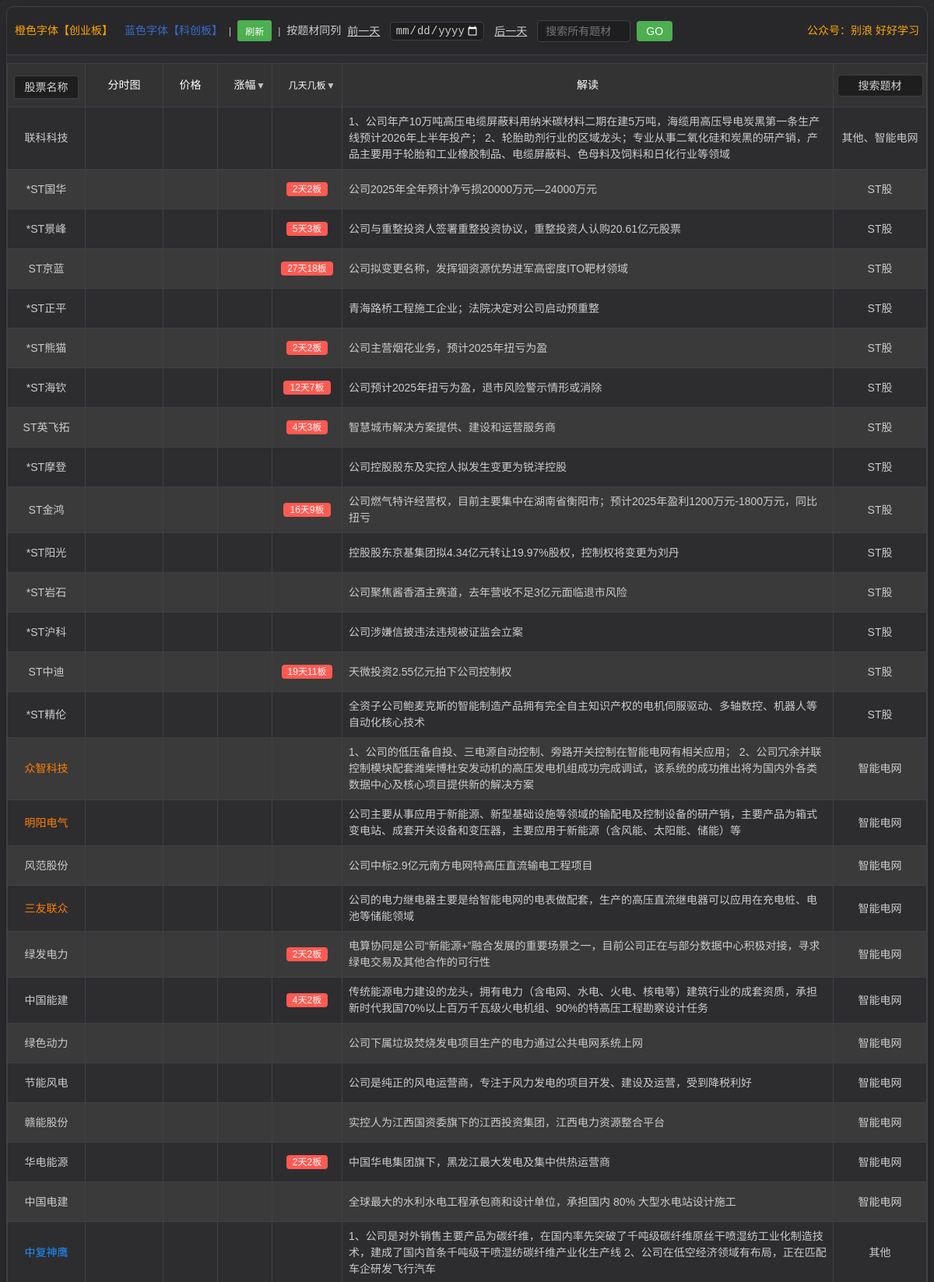
The page / (upper part) on the database its author committed.
### tables this page shows
CREATE TABLE stock_20260311 (
            id INTEGER PRIMARY KEY AUTOINCREMENT,
            code TEXT NOT NULL,
            name TEXT NOT NULL,
            description TEXT,
            plates TEXT,
            m_days_n_boards TEXT,
            date TEXT NOT NULL,
            price REAL DEFAULT 0,
            change_percentage REAL DEFAULT 0,
            amount REAL DEFAULT 0,
            value REAL DEFAULT 0
        );

### app.py (the view)
@app.route('/')
def index():
    latest_data = db.get_latest_day_data()
    message = session.pop('message', None)
    return render_template('index.html', stocks=latest_data, search_mode=False, message=message)

### templates/index.html (shortened to what this page needs)
<!DOCTYPE html>
<html lang="zh-CN">
<head>
    <link rel="stylesheet" href="/static/css/styles.css">
</head>
<body>
    <div class="container">
        <div class="table-container">
            <div class="header-container">
                <div class="date-selector">
                    <span class="market-label">
                        <span style="color: orange;">橙色字体【创业板】</span> <span style="color: rgba(60, 127, 250, 0.781);">蓝色字体【科创板】</span>
                    </span>
                    <span style="color: var(--text-color);"> | </span>
                    <button onclick="location.reload()" class="refresh-button" title="刷新页面">
                    刷新
                </button>
                    <span style="color: var(--text-color);"> | </span>
                    <a href="/zqtc_tdx" style="color: var(--text-color); text-decoration: none; font-size: 14px;">按题材同列</a>
                    <a href="javascript:void(0)" onclick="changeDate(-1)" style="color: var(--text-color); text-decoration: underline; font-size: 14px; margin-right: 5px; display: inline-block; line-height: 24px;">前一天</a>
                    <input type="date" id="dateFilter" placeholder="选择日期" onchange="filterByDate(this.value)" class="filter-input" style="margin: 0; padding: 2px 5px; display: inline-block; width: auto; max-width: 130px; vertical-align: middle;">
                    <a href="javascript:void(0)" onclick="changeDate(1)" style="color: var(--text-color); text-decoration: underline; font-size: 14px; margin-left: 5px; display: inline-block; line-height: 24px;">后一天</a>
                    <div class="plate-search-container-inline">
                        <input type="text" id="plateSearchInput" placeholder="搜索所有题材" class="plate-search-input-inline">
                        <button onclick="searchPlate()" class="plate-search-button-inline">GO</button>
                    </div>
                    <div style="margin-left: auto; color: orange !important; font-size: 14px;">
                        公众号：别浪 好好学习
                    </div>
                </div>
            </div>
            <table>
                <thead>
                    <tr>
                        <th width="120px">
                            <div class="search-wrapper">
                                <input
                                    type="text"
                                    id="searchInput"
                                    placeholder="股票名称"
                                    class="search-input"
                                    oninput="showSuggestions(this.value)"
                                >
                            </div>
                        </th>
                        <th>分时图</th>
                        <th>价格</th>
                        <th class="sortable" onclick="sortByChangePercentage()">涨幅</th>
                        <th class="sortable" onclick="sortByDaysBoards()">几天几板</th>
                        <th>解读</th>
                        <th class="plate-column" style="width: 120px !important; min-width: 120px !important; max-width: 120px !important; padding: 4px !important;">
                            <input type="text" id="plateFilter" placeholder="搜索题材" oninput="filterByPlate(this.value)" class="filter-input">
                        </th>
                    </tr>
                </thead>
                <tbody id="stockTableBody">
                    {% if stocks %}
                        {% for stock in stocks %}
                            <tr onclick="linkToTongDaXin('{{ stock.code_part }}')" style="cursor: pointer;">
                                <td class="stock-name-link{% if stock.code_part.startswith('688') %} blue-text{% elif stock.code_part.startswith('3') or stock.code_part.startswith('68') %} orange-text{% endif %}">{{ stock.name }}</td>
                                <td><div class="time-chart" data-code="{{ stock.code_part }}"></div></td>
                                <td class="price"></td>
                                <td class="change-percentage"></td>
                                <td>{% if stock.m_days_n_boards %}
                                    <span class="days-boards-tag">{{ stock.m_days_n_boards }}</span>
                                {% else %}{{ stock.m_days_n_boards }}{% endif %}</td>
                                <td>{{ stock.description }}</td>
                                <td class="plate-column">{{ stock.plates }}</td>
                            </tr>
                        {% endfor %}
                    {% else %}
                        <tr>
                            <td colspan="11" class="no-data">暂无股票数据，请点击"抓取股票数据"按钮获取数据</td>
                        </tr>
                    {% endif %}
                </tbody>
            </table>
        </div>
    </div>
</body>
</html>

### rows shown on the page
stock_20260311: name "联科科技", description "1、公司年产10万吨高压电缆屏蔽料用纳米碳材料二期在建5万吨，海缆用高压导电炭黑第一条生产线预计2026年上半年投产； 2、轮胎助剂行业的区域龙头；专业从事二氧化硅和炭黑的研产销，产品主要用于轮胎和工业橡胶制品、电缆屏蔽料、色母料及饲料和日化行业等领域", plates "其他、智能电网"
stock_20260311: name "*ST国华", m_days_n_boards "2天2板", description "公司2025年全年预计净亏损20000万元—24000万元", plates "ST股"
stock_20260311: name "*ST景峰", m_days_n_boards "5天3板", description "公司与重整投资人签署重整投资协议，重整投资人认购20.61亿元股票", plates "ST股"
stock_20260311: name "ST京蓝", m_days_n_boards "27天18板", description "公司拟变更名称，发挥铟资源优势进军高密度ITO靶材领域", plates "ST股"
stock_20260311: name "*ST正平", description "青海路桥工程施工企业；法院决定对公司启动预重整", plates "ST股"
stock_20260311: name "*ST熊猫", m_days_n_boards "2天2板", description "公司主营烟花业务，预计2025年扭亏为盈", plates "ST股"
stock_20260311: name "*ST海钦", m_days_n_boards "12天7板", description "公司预计2025年扭亏为盈，退市风险警示情形或消除", plates "ST股"
stock_20260311: name "ST英飞拓", m_days_n_boards "4天3板", description "智慧城市解决方案提供、建设和运营服务商", plates "ST股"
stock_20260311: name "*ST摩登", description "公司控股股东及实控人拟发生变更为锐洋控股", plates "ST股"
stock_20260311: name "ST金鸿", m_days_n_boards "16天9板", description "公司燃气特许经营权，目前主要集中在湖南省衡阳市；预计2025年盈利1200万元-1800万元，同比扭亏", plates "ST股"
stock_20260311: name "*ST阳光", description "控股股东京基集团拟4.34亿元转让19.97%股权，控制权将变更为刘丹", plates "ST股"
stock_20260311: name "*ST岩石", description "公司聚焦酱香酒主赛道，去年营收不足3亿元面临退市风险", plates "ST股"
stock_20260311: name "*ST沪科", description "公司涉嫌信披违法违规被证监会立案", plates "ST股"
stock_20260311: name "ST中迪", m_days_n_boards "19天11板", description "天微投资2.55亿元拍下公司控制权", plates "ST股"
stock_20260311: name "*ST精伦", description "全资子公司鲍麦克斯的智能制造产品拥有完全自主知识产权的电机伺服驱动、多轴数控、机器人等自动化核心技术", plates "ST股"
stock_20260311: name "众智科技", description "1、公司的低压备自投、三电源自动控制、旁路开关控制在智能电网有相关应用； 2、公司冗余并联控制模块配套潍柴博杜安发动机的高压发电机组成功完成调试，该系统的成功推出将为国内外各类数据中心及核心项目提供新的解决方案", plates "智能电网"
stock_20260311: name "明阳电气", description "公司主要从事应用于新能源、新型基础设施等领域的输配电及控制设备的研产销，主要产品为箱式变电站、成套开关设备和变压器，主要应用于新能源（含风能、太阳能、储能）等", plates "智能电网"
stock_20260311: name "风范股份", description "公司中标2.9亿元南方电网特高压直流输电工程项目", plates "智能电网"
stock_20260311: name "三友联众", description "公司的电力继电器主要是给智能电网的电表做配套，生产的高压直流继电器可以应用在充电桩、电池等储能领域", plates "智能电网"
stock_20260311: name "绿发电力", m_days_n_boards "2天2板", description "电算协同是公司“新能源+”融合发展的重要场景之一，目前公司正在与部分数据中心积极对接，寻求绿电交易及其他合作的可行性", plates "智能电网"
stock_20260311: name "中国能建", m_days_n_boards "4天2板", description "传统能源电力建设的龙头，拥有电力（含电网、水电、火电、核电等）建筑行业的成套资质，承担新时代我国70%以上百万千瓦级火电机组、90%的特高压工程勘察设计任务", plates "智能电网"
stock_20260311: name "绿色动力", description "公司下属垃圾焚烧发电项目生产的电力通过公共电网系统上网", plates "智能电网"
stock_20260311: name "节能风电", description "公司是纯正的风电运营商，专注于风力发电的项目开发、建设及运营，受到降税利好", plates "智能电网"
stock_20260311: name "赣能股份", description "实控人为江西国资委旗下的江西投资集团，江西电力资源整合平台", plates "智能电网"
stock_20260311: name "华电能源", m_days_n_boards "2天2板", description "中国华电集团旗下，黑龙江最大发电及集中供热运营商", plates "智能电网"
stock_20260311: name "中国电建", description "全球最大的水利水电工程承包商和设计单位，承担国内 80% 大型水电站设计施工", plates "智能电网"
stock_20260311: name "中复神鹰", description "1、公司是对外销售主要产品为碳纤维，在国内率先突破了千吨级碳纤维原丝干喷湿纺工业化制造技术，建成了国内首条千吨级干喷湿纺碳纤维产业化生产线 2、公司在低空经济领域有布局，正在匹配车企研发飞行汽车", plates "其他"
